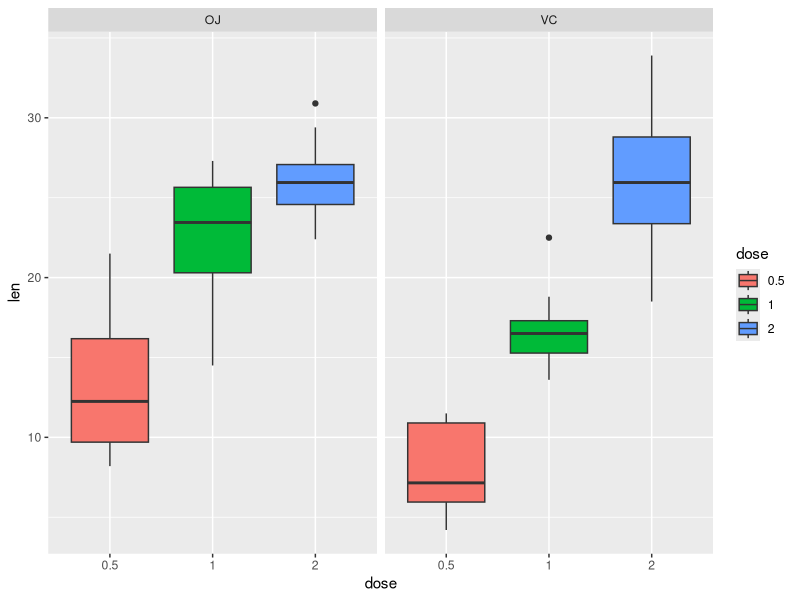
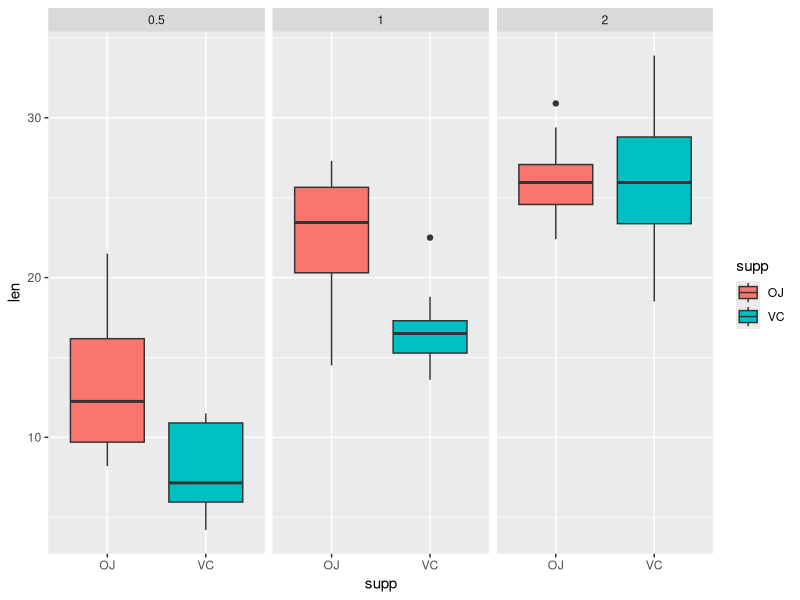

Write the R code that produced these figures, in order. (Note: this script raises an error after producing the figures.)
## ---- chunk 1
library(knitr)
opts_chunk$set(fig.width=7, fig.height=3)
## ---- chunk 2
library(datasets)
library(ggplot2)
data(ToothGrowth)
head(ToothGrowth)
summary(ToothGrowth)
str(ToothGrowth)
## ---- chunk 3
ToothGrowth$dose <- as.factor(ToothGrowth$dose)
ggplot(aes(x=dose,y=len),data=ToothGrowth) + geom_boxplot(aes(fill=dose)) + facet_wrap(~supp)
ggplot(aes(x=supp,y=len),data=ToothGrowth) + geom_boxplot(aes(fill=supp)) + facet_wrap(~dose)
## ---- chunk 4
t.test(len ~ supp, paired = FALSE, var.equal= FALSE, data=ToothGrowth[ToothGrowth$dose==0.5,])
## ---- chunk 5
t.test(len ~ supp, paired = FALSE, var.equal= FALSE, data=ToothGrowth[ToothGrowth$dose==1.0,])
## ---- chunk 6
t.test(len ~ supp, paired = FALSE, var.equal= FALSE, data=ToothGrowth[ToothGrowth$dose==2.0,])
## ---- chunk 7
t.test(len ~ dose, paired = FALSE, var.equal= FALSE, 
       data=ToothGrowth[ToothGrowth$supp=="OJ"&
                          (ToothGrowth$dose==0.5|ToothGrowth$dose==1.0),])$p.value
t.test(len ~ dose, paired = FALSE, var.equal= FALSE, 
       data=ToothGrowth[ToothGrowth$supp=="OJ"&
                          (ToothGrowth$dose==1.0|ToothGrowth$dose==2.0),])$p.value
t.test(len ~ dose, paired = FALSE, var.equal= FALSE, 
       data=ToothGrowth[ToothGrowth$supp=="OJ"&
                          (ToothGrowth$dose==0.5|ToothGrowth$dose==2.0),])$p.value
## ---- chunk 8
t.test(len ~ dose, paired = FALSE, var.equal= FALSE, 
       data=ToothGrowth[ToothGrowth$supp =="VC"&
                          (ToothGrowth$dose==0.5|ToothGrowth$dose==1.0),])$p.value
t.test(len ~ dose, paired = FALSE, var.equal= FALSE, 
       data=ToothGrowth[ToothGrowth$supp =="VC"&
                          (ToothGrowth$dose==0.5|ToothGrowth$dose==2.0),])$p.value
t.test(len ~ dose, paired = FALSE, var.equal= FALSE, 
       data=ToothGrowth[ToothGrowth$supp =="VC"&
                          (ToothGrowth$dose==1.0|ToothGrowth$dose==2.0),])$p.value
